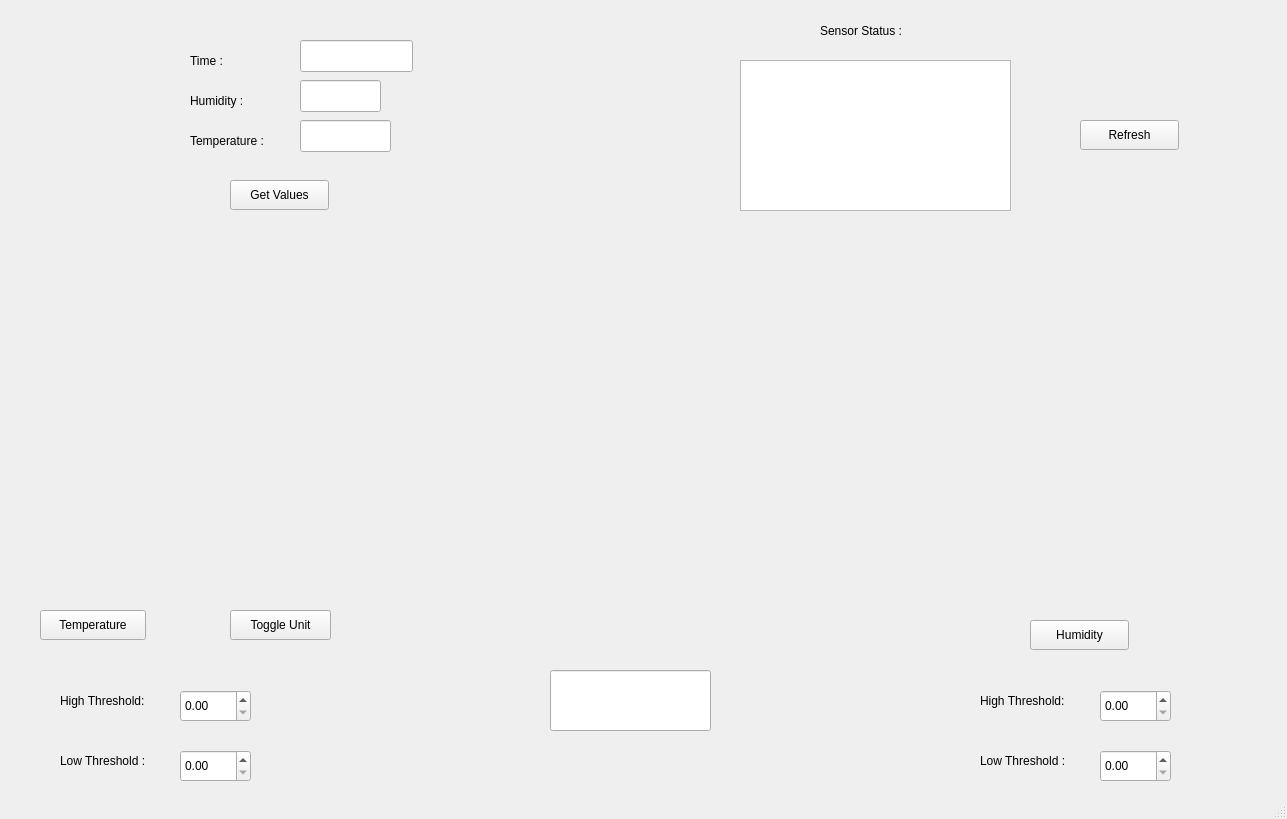
<?xml version="1.0" encoding="UTF-8"?>
<ui version="4.0">
 <class>MainWindow</class>
 <widget class="QMainWindow" name="MainWindow">
  <property name="geometry">
   <rect>
    <x>0</x>
    <y>0</y>
    <width>1287</width>
    <height>819</height>
   </rect>
  </property>
  <property name="minimumSize">
   <size>
    <width>1287</width>
    <height>819</height>
   </size>
  </property>
  <property name="windowTitle">
   <string>MainWindow</string>
  </property>
  <property name="styleSheet">
   <string notr="true"/>
  </property>
  <widget class="QWidget" name="centralwidget">
   <widget class="QDoubleSpinBox" name="HTtempscroll">
    <property name="geometry">
     <rect>
      <x>180</x>
      <y>690</y>
      <width>71</width>
      <height>32</height>
     </rect>
    </property>
    <property name="styleSheet">
     <string notr="true">font: 75 italic 12pt &quot;PibotoLt&quot;;
font: 12pt &quot;PibotoLt&quot;;</string>
    </property>
   </widget>
   <widget class="QDoubleSpinBox" name="LTtempscroll">
    <property name="geometry">
     <rect>
      <x>180</x>
      <y>750</y>
      <width>71</width>
      <height>32</height>
     </rect>
    </property>
   </widget>
   <widget class="QLabel" name="HTtemp">
    <property name="geometry">
     <rect>
      <x>60</x>
      <y>690</y>
      <width>111</width>
      <height>22</height>
     </rect>
    </property>
    <property name="text">
     <string>High Threshold:</string>
    </property>
   </widget>
   <widget class="QLabel" name="LTtemp">
    <property name="geometry">
     <rect>
      <x>60</x>
      <y>750</y>
      <width>111</width>
      <height>22</height>
     </rect>
    </property>
    <property name="text">
     <string>Low Threshold :</string>
    </property>
   </widget>
   <widget class="QLabel" name="LTtemp_2">
    <property name="geometry">
     <rect>
      <x>980</x>
      <y>750</y>
      <width>111</width>
      <height>22</height>
     </rect>
    </property>
    <property name="text">
     <string>Low Threshold :</string>
    </property>
   </widget>
   <widget class="QDoubleSpinBox" name="HThumscroll">
    <property name="geometry">
     <rect>
      <x>1100</x>
      <y>690</y>
      <width>71</width>
      <height>32</height>
     </rect>
    </property>
   </widget>
   <widget class="QDoubleSpinBox" name="LThumscroll">
    <property name="geometry">
     <rect>
      <x>1100</x>
      <y>750</y>
      <width>71</width>
      <height>32</height>
     </rect>
    </property>
   </widget>
   <widget class="QLabel" name="HThum">
    <property name="geometry">
     <rect>
      <x>980</x>
      <y>690</y>
      <width>111</width>
      <height>22</height>
     </rect>
    </property>
    <property name="text">
     <string>High Threshold:</string>
    </property>
   </widget>
   <widget class="QPushButton" name="tempbutton">
    <property name="geometry">
     <rect>
      <x>40</x>
      <y>610</y>
      <width>106</width>
      <height>30</height>
     </rect>
    </property>
    <property name="text">
     <string>Temperature</string>
    </property>
   </widget>
   <widget class="QPushButton" name="humbutton">
    <property name="geometry">
     <rect>
      <x>1030</x>
      <y>620</y>
      <width>99</width>
      <height>30</height>
     </rect>
    </property>
    <property name="text">
     <string>Humidity</string>
    </property>
   </widget>
   <widget class="QPushButton" name="refb">
    <property name="geometry">
     <rect>
      <x>1080</x>
      <y>120</y>
      <width>99</width>
      <height>30</height>
     </rect>
    </property>
    <property name="text">
     <string>Refresh</string>
    </property>
   </widget>
   <widget class="QLineEdit" name="Alarm">
    <property name="geometry">
     <rect>
      <x>550</x>
      <y>670</y>
      <width>161</width>
      <height>61</height>
     </rect>
    </property>
   </widget>
   <widget class="QPushButton" name="ctof">
    <property name="geometry">
     <rect>
      <x>230</x>
      <y>610</y>
      <width>101</width>
      <height>30</height>
     </rect>
    </property>
    <property name="text">
     <string>Toggle Unit</string>
    </property>
   </widget>
   <widget class="QPlainTextEdit" name="statusedit">
    <property name="geometry">
     <rect>
      <x>740</x>
      <y>60</y>
      <width>271</width>
      <height>151</height>
     </rect>
    </property>
   </widget>
   <widget class="QLabel" name="statuslabel">
    <property name="geometry">
     <rect>
      <x>820</x>
      <y>20</y>
      <width>111</width>
      <height>22</height>
     </rect>
    </property>
    <property name="text">
     <string>Sensor Status :</string>
    </property>
   </widget>
   <widget class="QLineEdit" name="lineEdit">
    <property name="geometry">
     <rect>
      <x>300</x>
      <y>40</y>
      <width>113</width>
      <height>32</height>
     </rect>
    </property>
   </widget>
   <widget class="QLabel" name="Humlabel">
    <property name="geometry">
     <rect>
      <x>190</x>
      <y>90</y>
      <width>71</width>
      <height>22</height>
     </rect>
    </property>
    <property name="text">
     <string>Humidity : </string>
    </property>
    <property name="textFormat">
     <enum>Qt::AutoText</enum>
    </property>
   </widget>
   <widget class="QPushButton" name="getvalb">
    <property name="geometry">
     <rect>
      <x>230</x>
      <y>180</y>
      <width>99</width>
      <height>30</height>
     </rect>
    </property>
    <property name="text">
     <string>Get Values</string>
    </property>
   </widget>
   <widget class="QLabel" name="templabel">
    <property name="geometry">
     <rect>
      <x>190</x>
      <y>130</y>
      <width>101</width>
      <height>22</height>
     </rect>
    </property>
    <property name="text">
     <string>Temperature :</string>
    </property>
   </widget>
   <widget class="QLineEdit" name="tempval">
    <property name="geometry">
     <rect>
      <x>300</x>
      <y>120</y>
      <width>91</width>
      <height>32</height>
     </rect>
    </property>
   </widget>
   <widget class="QLineEdit" name="humval">
    <property name="geometry">
     <rect>
      <x>300</x>
      <y>80</y>
      <width>81</width>
      <height>32</height>
     </rect>
    </property>
   </widget>
   <widget class="QLabel" name="label">
    <property name="geometry">
     <rect>
      <x>190</x>
      <y>50</y>
      <width>68</width>
      <height>22</height>
     </rect>
    </property>
    <property name="text">
     <string>Time :</string>
    </property>
   </widget>
   <widget class="MplWidget" name="widget" native="true">
    <property name="geometry">
     <rect>
      <x>20</x>
      <y>269</y>
      <width>611</width>
      <height>311</height>
     </rect>
    </property>
   </widget>
   <widget class="MplWidget" name="widget_2" native="true">
    <property name="geometry">
     <rect>
      <x>710</x>
      <y>270</y>
      <width>561</width>
      <height>311</height>
     </rect>
    </property>
   </widget>
  </widget>
  <widget class="QStatusBar" name="statusbar"/>
 </widget>
 <customwidgets>
  <customwidget>
   <class>MplWidget</class>
   <extends>QWidget</extends>
   <header>mplwidget.h</header>
   <container>1</container>
  </customwidget>
 </customwidgets>
 <resources/>
 <connections/>
</ui>
